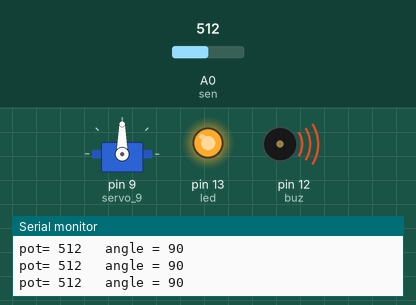
A sketch run on a simulated Arduino Uno, built with avr-gcc and run on an emulated ATmega328P. Shown: servo, output pins drawn as LEDs (lit = HIGH), buzzer (waves = sounding), the last lines printed to the serial monitor. Inputs (shaded band) come from the test bench; at power-on: A0 (sen) = 512.

Above: at 1.2 s.
1.3 s: A0 (sen) set to 490
At 2.1 s:
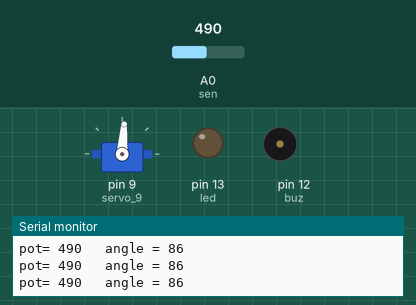
2.8 s: A0 (sen) set to 306
At 3.6 s:
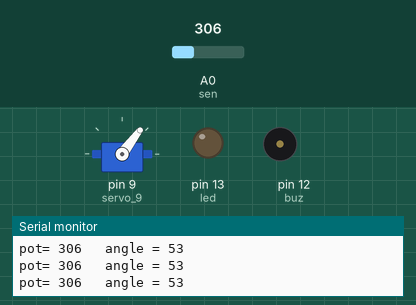
4.3 s: A0 (sen) set to 122
At 5.1 s:
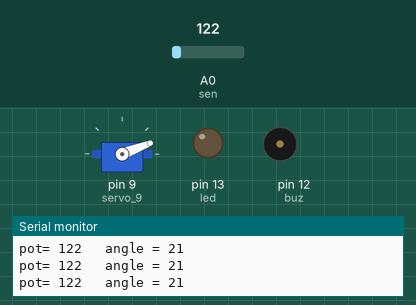
5.8 s: A0 (sen) set to 0
At 6.6 s:
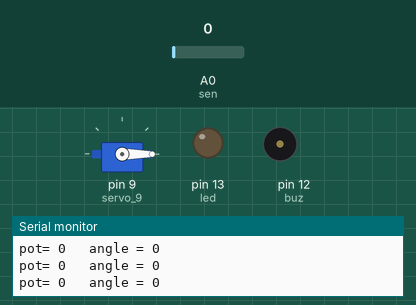
7.3 s: A0 (sen) set to 716
At 8.0 s:
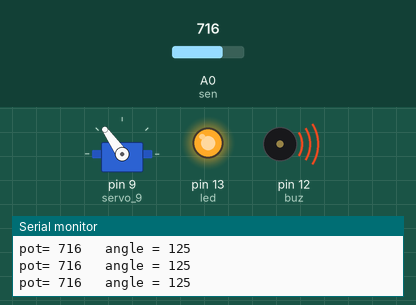
8.8 s: A0 (sen) set to 900
At 9.5 s:
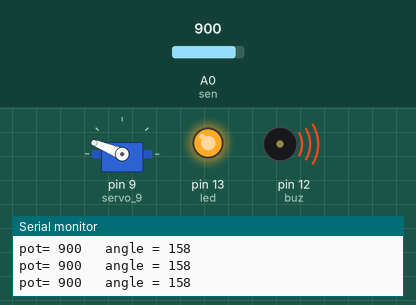
Timing chart, 0 to 11.3 s (numbered marks = the images above; inputs shaded):
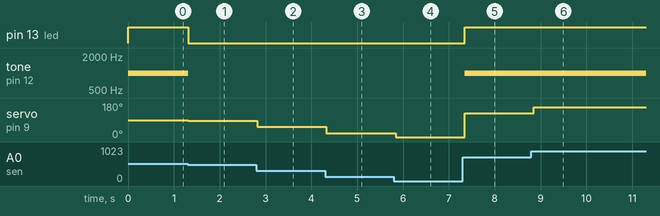

The sketch:

servo_and_buzzer.ino
```cpp
// C++ code
//

#include <Servo.h>

int sensorVal = 0;
int motorVal = 0;

int led = 13;
int sen = A0;
int buz = 12;

Servo servo_9;

void setup()
{
  pinMode(sen, INPUT);
  pinMode(led, OUTPUT);
  pinMode(buz, OUTPUT);
  servo_9.attach(9);
  Serial.begin (9600);
}

void loop()
{
  sensorVal = analogRead(sen);
  motorVal = map(sensorVal, 0, 1023, 0, 180);
  if(sensorVal > 500){
    digitalWrite(led, HIGH);
    tone(buz,1000);
  }
  else if(sensorVal < 500){
    digitalWrite(led, LOW);
    noTone(buz);
  }
  servo_9.write(motorVal);
  delay(100);
  Serial.print("pot= ");
  Serial.print(sensorVal);
  Serial.print("\t angle = ");
  Serial.println(motorVal);
}
```

Measured:
- after the input at 1.3 s, pin 13 (led): HIGH → LOW at once; tone on pin 12 (buz): 1000 Hz → silent at once; servo on pin 9 (servo_9): 90° → 86° at once
- after the input at 2.8 s, servo on pin 9 (servo_9): 86° → 53° at once
- after the input at 4.3 s, servo on pin 9 (servo_9): 53° → 21° at once
- after the input at 5.8 s, servo on pin 9 (servo_9): 21° → 0° at once
- after the input at 7.3 s, pin 13 (led): LOW → HIGH after 0.05 s; tone on pin 12 (buz): silent → 1000 Hz after 0.05 s; servo on pin 9 (servo_9): 0° → 125° after 0.05 s
- after the input at 8.8 s, servo on pin 9 (servo_9): 125° → 158° after 0.06 s
